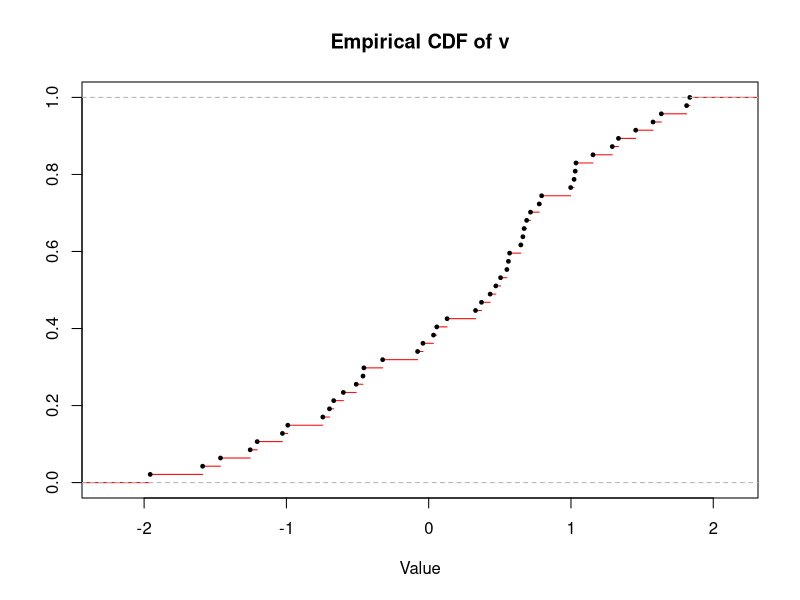

This figure's R source:
## ---- chunk 1
v <- ecdf(rnorm(47))
plot(v, main = "Empirical CDF of v", col.hor = "red", cex = 0.5, xlab = "Value", ylab = NA)
